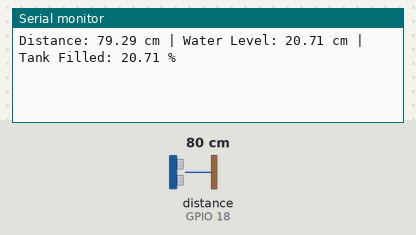
Simulated run of this sketch. Board: ESP32. On the bench: the last lines printed to the serial monitor. Wiring (inferred from the names in the program): ultrasonic range finder: trigger GPIO 5; echo GPIO 18. The test bench sets the inputs (shaded band); at power-on: distance to the obstacle (sensor on GPIO 18) 80 cm. The echo pulse lasts 58.3 µs per cm; WiFi joins after 1.5 s; servers stay silent unless stated.

Above: at 3.0 s.
3.1 s: distance to the obstacle (sensor on GPIO 18) set to 2 cm
At 4.4 s:
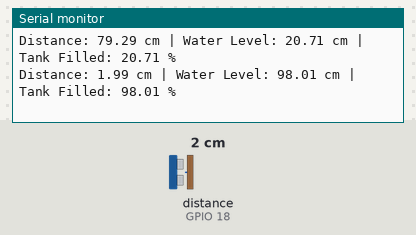
4.6 s: distance to the obstacle (sensor on GPIO 18) set to 4 cm
At 5.5 s:
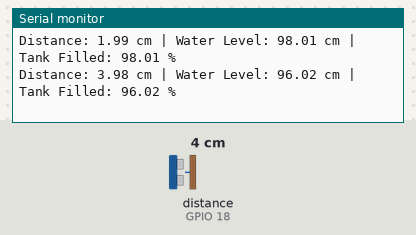
Timing chart, 0 to 7.6 s (numbered marks = the images above; inputs shaded):
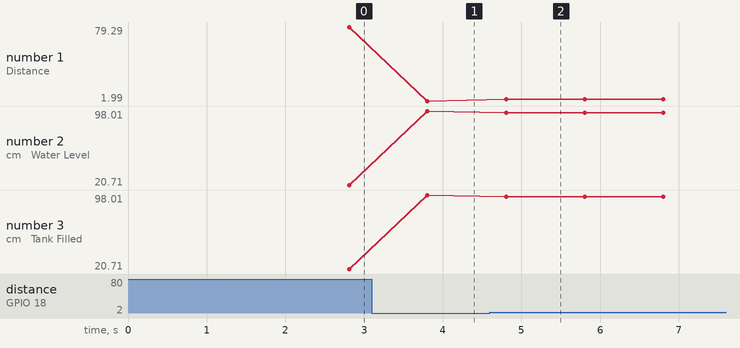

Measured:
- after the input at 3.1 s, the serial monitor: prints a new line after 0.71 s (image 1)
- after the input at 4.6 s, the serial monitor: prints a new line after 0.21 s (image 2)
- plotted number 1: 79.29 → 1.99 after the input at 3.1 s, 1.99 → 3.98 after the input at 4.6 s
- plotted number 2: 20.71 → 98.01 after the input at 3.1 s, 98.01 → 96.02 after the input at 4.6 s
- plotted number 3: 20.71 → 98.01 after the input at 3.1 s, 98.01 → 96.02 after the input at 4.6 s

The sketch:

sketch_nov18a.ino
```cpp
/************************************************************
        Smart Water Level Monitoring System
        Hardware: ESP32, HC-SR04, Blynk App
        Features:
        ✔ Sends water level to Blynk
        ✔ Sends alerts when tank is FULL or EMPTY
        ✔ Shows % and cm level
        ✔ Easy to add Motor Control
************************************************************/

#define BLYNK_TEMPLATE_ID "TMPL3AacZ9Fkd"
#define BLYNK_TEMPLATE_NAME "Water Level Monitor"
#define BLYNK_AUTH_TOKEN "EaLSUWPIX4PVQS8excClQd5ZgqshlkyM"


#include <WiFi.h>
#include <WiFiClient.h>
#include <BlynkSimpleEsp32_SSL.h>

// Wi-Fi Credentials
char ssid[] = "snigdha";
char pass[] = "Mullick0317";

// Ultrasonic Sensor Pins
#define TRIG_PIN 5
#define ECHO_PIN 18

// Tank height in cm
const int TANK_DEPTH = 100;

long duration;
float distance, waterLevel, waterPercent;

BlynkTimer timer;

// Alert flags (to avoid repeated notifications)
bool fullAlertSent = false;
bool emptyAlertSent = false;

/***************** Measure Water Level *****************/
void measureWaterLevel() {

  // Ultrasonic trigger pulse
  digitalWrite(TRIG_PIN, LOW);
  delayMicroseconds(2);
  digitalWrite(TRIG_PIN, HIGH);
  delayMicroseconds(10);
  digitalWrite(TRIG_PIN, LOW);

  duration = pulseIn(ECHO_PIN, HIGH);

  distance = duration * 0.034 / 2;    // Distance from sensor
  waterLevel = TANK_DEPTH - distance; // Water available in cm
  waterPercent = (waterLevel / TANK_DEPTH) * 100.0;

  if (waterPercent < 0) waterPercent = 0;
  if (waterPercent > 100) waterPercent = 100;

  // Send values to Blynk
  Blynk.virtualWrite(V0, waterPercent);
  Blynk.virtualWrite(V1, waterLevel);

  // Serial Monitor
  Serial.print("Distance: ");
  Serial.print(distance);
  Serial.print(" cm | Water Level: ");
  Serial.print(waterLevel);
  Serial.print(" cm | Tank Filled: ");
  Serial.print(waterPercent);
  Serial.println(" %");

  /**************** ALERT LOGIC ****************/

  // Tank FULL alert
  if (waterPercent >= 90 && !fullAlertSent) {
    Blynk.logEvent("tank_full", "⚠ Tank is FULL! Water Level above 90%");
    fullAlertSent = true;
    emptyAlertSent = false;   // Reset empty alert
  }

  // Tank EMPTY alert
  if (waterPercent <= 10 && !emptyAlertSent) {
    Blynk.logEvent("tank_empty", "⚠ Tank is EMPTY! Water Level below 10%");
    emptyAlertSent = true;
    fullAlertSent = false;    // Reset full alert
  }
}

/***************** Setup *****************/
void setup() {
  Serial.begin(115200);

  pinMode(TRIG_PIN, OUTPUT);
  pinMode(ECHO_PIN, INPUT);

  // Connect to Blynk
  Blynk.begin(BLYNK_AUTH_TOKEN, ssid, pass, "blynk.cloud", 80);

  // Call every 1 second
  timer.setInterval(1000L, measureWaterLevel);
}

/***************** Loop *****************/
void loop() {
  Blynk.run();
  timer.run();
}
```
